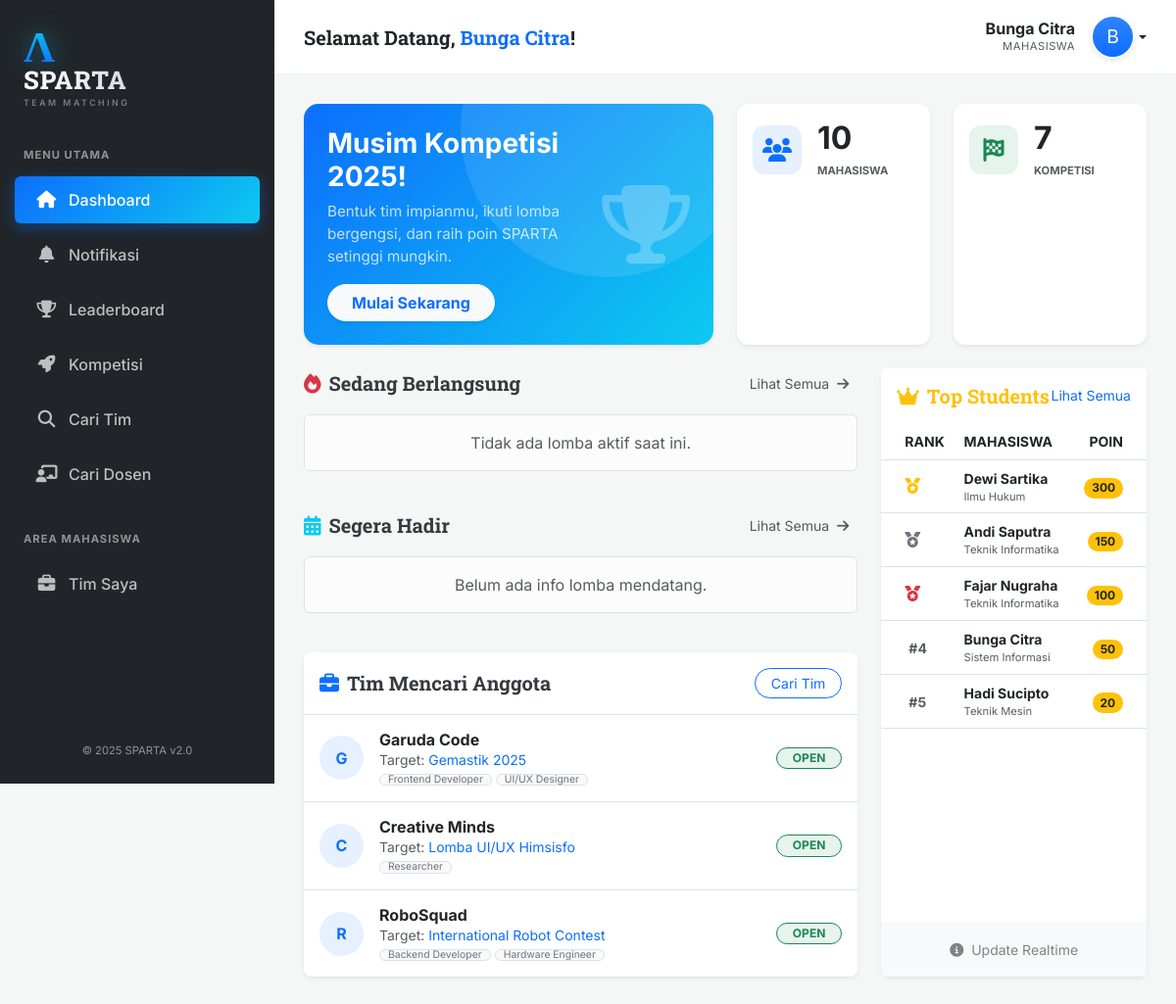
/ (signed in), run on the app's committed database.
### tables this page shows
CREATE TABLE Tim (
    ID_Tim INT AUTO_INCREMENT PRIMARY KEY,
    Nama_Tim VARCHAR(100) NOT NULL,
    Status_Pencarian ENUM('Terbuka', 'Tertutup') DEFAULT 'Terbuka',
    Deskripsi_Tim TEXT,
    Kebutuhan_Role TEXT DEFAULT NULL,  
    ID_Lomba INT NOT NULL,
    ID_Kategori INT DEFAULT NULL,  
    ID_Mahasiswa_Ketua INT NOT NULL,
    ID_Dosen_Pembimbing INT,
    ID_Peringkat INT,
    FOREIGN KEY (ID_Lomba) REFERENCES Lomba(ID_Lomba) ON DELETE CASCADE,
    FOREIGN KEY (ID_Kategori) REFERENCES Kategori_Lomba(ID_Kategori) ON DELETE SET NULL,
    FOREIGN KEY (ID_Mahasiswa_Ketua) REFERENCES Mahasiswa(ID_Mahasiswa),
    FOREIGN KEY (ID_Dosen_Pembimbing) REFERENCES Dosen_Pembimbing(ID_Dosen),
    FOREIGN KEY (ID_Peringkat) REFERENCES Peringkat_Juara(ID_Peringkat)
);

CREATE TABLE Lomba (
    ID_Lomba INT AUTO_INCREMENT PRIMARY KEY,
    Nama_Lomba VARCHAR(200) NOT NULL,
    Deskripsi TEXT,
    Lokasi VARCHAR(100),
    Link_Web VARCHAR(255),
    Tanggal_Mulai DATE,
    Tanggal_Selesai DATE,
    ID_Jenis_Penyelenggara INT,
    ID_Tingkatan INT,
    FOREIGN KEY (ID_Jenis_Penyelenggara) REFERENCES Jenis_Penyelenggara(ID_Jenis),
    FOREIGN KEY (ID_Tingkatan) REFERENCES Tingkatan_Lomba(ID_Tingkatan)
);

CREATE TABLE Mahasiswa (
    ID_Mahasiswa INT AUTO_INCREMENT PRIMARY KEY,
    NIM VARCHAR(20) UNIQUE DEFAULT NULL,
    Nama_Mahasiswa VARCHAR(150) NOT NULL,
    Email VARCHAR(100) UNIQUE NOT NULL,
    Password_Hash VARCHAR(255) NOT NULL,
    Tempat_Lahir VARCHAR(50),
    Tanggal_Lahir DATE,
    Bio TEXT,
    No_HP VARCHAR(20) DEFAULT NULL,
    LinkedIn VARCHAR(255) DEFAULT NULL,
    Total_Poin FLOAT DEFAULT 0,
    ID_Prodi INT DEFAULT NULL,
    Foto_Profil VARCHAR(255) DEFAULT NULL,
    Is_Verified TINYINT(1) DEFAULT 0,
    Verification_Token VARCHAR(255) DEFAULT NULL,
    FOREIGN KEY (ID_Prodi) REFERENCES Prodi(ID_Prodi) ON DELETE SET NULL
);

CREATE TABLE Prodi (
    ID_Prodi INT AUTO_INCREMENT PRIMARY KEY,
    Nama_Prodi VARCHAR(100) NOT NULL,
    ID_Fakultas INT,
    FOREIGN KEY (ID_Fakultas) REFERENCES Fakultas(ID_Fakultas) ON DELETE SET NULL
);

### src/pages/dashboard.php (the view, shortened to what this page needs)
<?php
$sqlActive = "SELECT l.*,
                     GROUP_CONCAT(k.Nama_Kategori SEPARATOR ', ') as Kategori_List,
                     t.Nama_Tingkatan
              FROM Lomba l
              LEFT JOIN Lomba_Kategori lk ON l.ID_Lomba = lk.ID_Lomba
              LEFT JOIN Kategori_Lomba k ON lk.ID_Kategori = k.ID_Kategori
              JOIN Tingkatan_Lomba t ON l.ID_Tingkatan = t.ID_Tingkatan
              WHERE CURDATE() BETWEEN l.Tanggal_Mulai AND l.Tanggal_Selesai
              GROUP BY l.ID_Lomba
              LIMIT 3";
$activeLombas = $pdo->query($sqlActive)->fetchAll();
$sqlUpcoming = "SELECT l.*,
                       GROUP_CONCAT(k.Nama_Kategori SEPARATOR ', ') as Kategori_List,
                       t.Nama_Tingkatan
                FROM Lomba l
                LEFT JOIN Lomba_Kategori lk ON l.ID_Lomba = lk.ID_Lomba
                LEFT JOIN Kategori_Lomba k ON lk.ID_Kategori = k.ID_Kategori
                JOIN Tingkatan_Lomba t ON l.ID_Tingkatan = t.ID_Tingkatan
                WHERE l.Tanggal_Mulai > CURDATE()
                GROUP BY l.ID_Lomba
                ORDER BY l.Tanggal_Mulai ASC
                LIMIT 3";
$upcomingLombas = $pdo->query($sqlUpcoming)->fetchAll();
$sqlTeams = "SELECT t.*, l.Nama_Lomba, m.Nama_Mahasiswa
             FROM Tim t
             JOIN Lomba l ON t.ID_Lomba = l.ID_Lomba
             JOIN Mahasiswa m ON t.ID_Mahasiswa_Ketua = m.ID_Mahasiswa
             WHERE t.Status_Pencarian = 'Terbuka'
             LIMIT 3";
$openTeams = $pdo->query($sqlTeams)->fetchAll();
$sqlRank = "SELECT m.*, p.Nama_Prodi
            FROM Mahasiswa m
            LEFT JOIN Prodi p ON m.ID_Prodi = p.ID_Prodi
            ORDER BY m.Total_Poin DESC LIMIT 5";
$topRanks = $pdo->query($sqlRank)->fetchAll();
$totalMhs = $pdo->query("SELECT COUNT(*) FROM Mahasiswa")->fetchColumn();
$totalLomba = $pdo->query("SELECT COUNT(*) FROM Lomba")->fetchColumn();
?>
<div class="row g-4 mb-4">
    <div class="col-lg-6">
        <div class="card welcome-banner h-100 border-0 shadow-sm p-4 d-flex flex-row align-items-center justify-content-between">
            <div style="z-index: 2;">
                <h3 class="fw-bold mb-2">Musim Kompetisi 2025!</h3>
                <p class="mb-3 opacity-75" style="font-size: 0.95rem;">Bentuk tim impianmu, ikuti lomba bergengsi, dan raih poin SPARTA setinggi mungkin.</p>
                <a href="?page=lomba" class="btn btn-light text-primary fw-bold rounded-pill px-4 shadow-sm">Mulai Sekarang</a>
            </div>
            <div style="z-index: 1;" class="d-none d-sm-block">
                <i class="fas fa-trophy fa-5x text-white opacity-25"></i>
            </div>
        </div>
    </div>
    <div class="col-lg-3 col-6">
        <div class="card stat-card h-100 shadow-sm p-3">
            <div class="d-flex align-items-center">
                <div class="icon-box bg-primary bg-opacity-10 text-primary me-3">
                    <i class="fas fa-users"></i>
                </div>
                <div>
                    <h2 class="mb-0 fw-bold text-dark"><?= number_format($totalMhs) ?></h2>
                    <small class="text-muted text-uppercase fw-bold" style="font-size: 0.7rem;">Mahasiswa</small>
                </div>
            </div>
        </div>
    </div>
    <div class="col-lg-3 col-6">
        <div class="card stat-card h-100 shadow-sm p-3">
            <div class="d-flex align-items-center">
                <div class="icon-box bg-success bg-opacity-10 text-success me-3">
                    <i class="fas fa-flag-checkered"></i>
                </div>
                <div>
                    <h2 class="mb-0 fw-bold text-dark"><?= number_format($totalLomba) ?></h2>
                    <small class="text-muted text-uppercase fw-bold" style="font-size: 0.7rem;">Kompetisi</small>
                </div>
            </div>
        </div>
    </div>
</div>
<div class="row g-4">
    <div class="col-lg-8">
        <div class="d-flex justify-content-between align-items-center mb-3">
            <h5 class="section-title mb-0"><i class="fas fa-fire text-danger me-2"></i>Sedang Berlangsung</h5>
            <a href="?page=lomba&tab=active" class="btn btn-sm btn-link text-decoration-none text-muted">Lihat Semua <i class="fas fa-arrow-right ms-1"></i></a>
        </div>
        <div class="row g-3 mb-4">
            <?php if(empty($activeLombas)): ?>
                <div class="col-12"><div class="alert alert-light border text-muted text-center py-3">Tidak ada lomba aktif saat ini.</div></div>
            <?php endif; ?>
        </div>
        <div class="d-flex justify-content-between align-items-center mb-3">
            <h5 class="section-title mb-0"><i class="fas fa-calendar-alt text-info me-2"></i>Segera Hadir</h5>
            <a href="?page=lomba&tab=upcoming" class="btn btn-sm btn-link text-decoration-none text-muted">Lihat Semua <i class="fas fa-arrow-right ms-1"></i></a>
        </div>
        <div class="row g-3 mb-4">
            <?php if(empty($upcomingLombas)): ?>
                <div class="col-12"><div class="alert alert-light border text-muted text-center py-3">Belum ada info lomba mendatang.</div></div>
            <?php endif; ?>
        </div>
        <div class="card shadow-sm border-0 rounded-3 overflow-hidden">
            <div class="card-header bg-white py-3 border-bottom-0">
                <div class="d-flex justify-content-between align-items-center">
                    <h5 class="section-title mb-0"><i class="fas fa-briefcase text-primary me-2"></i>Tim Mencari Anggota</h5>
                    <a href="?page=tim" class="btn btn-sm btn-outline-primary rounded-pill px-3">Cari Tim</a>
                </div>
            </div>
            <div class="list-group list-group-flush">
                <?php foreach($openTeams as $t): ?>
                <a href="?page=tim&view=detail&id=<?= $t['ID_Tim'] ?>" class="list-group-item list-group-item-action p-3 d-flex align-items-center border-bottom-0 border-top">
                    <div class="me-3">
                        <div class="rounded-circle bg-primary bg-opacity-10 text-primary d-flex align-items-center justify-content-center fw-bold" style="width: 45px; height: 45px;">
                            <?= strtoupper(substr($t['Nama_Tim'], 0, 1)) ?>
                        </div>
                    </div>
                    <div class="flex-grow-1">
                        <h6 class="mb-0 fw-bold text-dark"><?= htmlspecialchars($t['Nama_Tim']) ?></h6>
                        <small class="text-muted d-block mb-1">Target: <span class="text-primary"><?= htmlspecialchars($t['Nama_Lomba']) ?></span></small>
                        <?php if(!empty($t['Kebutuhan_Role'])): ?>
                            <div class="d-flex flex-wrap gap-1">
                                <?php foreach(array_slice(explode(',', $t['Kebutuhan_Role']), 0, 3) as $role): ?>
                                    <span class="badge bg-light text-secondary border fw-normal py-0 px-2" style="font-size: 0.65rem;">
                                        <?= htmlspecialchars(trim($role)) ?>
                                    </span>
                                <?php endforeach; ?>
                            </div>
                        <?php endif; ?>
                    </div>
                    <span class="badge bg-success bg-opacity-10 text-success border border-success rounded-pill px-3 ms-2">OPEN</span>
                </a>
                <?php endforeach; ?>
            </div>
        </div>
    </div>
    <div class="col-lg-4">
        <div class="card shadow-sm border-0 rounded-3 h-100">
            <div class="card-header bg-white py-3 border-bottom-0">
                <div class="d-flex justify-content-between align-items-center">
                    <h5 class="section-title mb-0 text-warning"><i class="fas fa-crown me-2"></i>Top Students</h5>
                    <a href="?page=ranking" class="small text-decoration-none">Lihat Semua</a>
                </div>
            </div>
            <div class="card-body p-0">
                <table class="table table-hover align-middle mb-0">
                    <thead class="bg-light text-muted small text-uppercase">
                        <tr>
                            <th class="ps-4">Rank</th>
                            <th>Mahasiswa</th>
                            <th class="text-end pe-4">Poin</th>
                        </tr>
                    </thead>
                    <tbody>
                        <?php $rank=1; foreach($topRanks as $m): ?>
                        <tr style="cursor: pointer;" onclick="window.location='?page=profile&id=<?= $m['ID_Mahasiswa'] ?>'">
                            <td class="ps-4">
                                <?php if($rank==1): ?><i class="fas fa-medal text-warning"></i>
                                <?php elseif($rank==2): ?><i class="fas fa-medal text-secondary"></i>
                                <?php elseif($rank==3): ?><i class="fas fa-medal text-danger"></i>
                                <?php else: ?><span class="fw-bold text-muted ms-1 small">#<?= $rank ?></span>
                                <?php endif; ?>
                            </td>
                            <td>
                                <div class="fw-bold text-dark small"><?= htmlspecialchars($m['Nama_Mahasiswa']) ?></div>
                                <div class="text-muted" style="font-size: 0.7rem;"><?= $m['Nama_Prodi'] ?></div>
                            </td>
                            <td class="text-end pe-4">
                                <span class="badge bg-warning text-dark rounded-pill"><?= number_format($m['Total_Poin']) ?></span>
                            </td>
                        </tr>
                        <?php $rank++; endforeach; ?>
                    </tbody>
                </table>
            </div>
            <div class="card-footer bg-light text-center border-0 py-3">
                <small class="text-muted opacity-75"><i class="fas fa-info-circle me-1"></i> Update Realtime</small>
            </div>
        </div>
    </div>
</div>

### src/index.php (style rules this page uses)
:root { --primary-gradient: linear-gradient(135deg, #0d6efd, #0dcaf0); --sidebar-bg: #212529; --sidebar-width: 280px; }
body { font-family: 'Inter', sans-serif; background-color: #f4f7f6; }

### src/pages/dashboard.php (style rules this page uses)
.welcome-banner { background: linear-gradient(135deg, #0d6efd, #0dcaf0); color: white; border-radius: 15px; position: relative; overflow: hidden; }
.welcome-banner::after { content: ''; position: absolute; top: -50%; right: -10%; width: 300px; height: 300px; background: rgba(255,255,255,0.1); border-radius: 50%; }
.stat-card { border: none; border-radius: 12px; transition: transform 0.2s, box-shadow 0.2s; }
.icon-box { width: 50px; height: 50px; border-radius: 12px; display: flex; align-items: center; justify-content: center; font-size: 1.5rem; }
.section-title { font-family: 'Roboto Slab', serif; font-weight: 700; color: #343a40; }

### data on the page
tim: Nama_Tim "G", Nama_Tim "Garuda Code", ID_Lomba.Nama_Lomba "Gemastik 2025", Kebutuhan_Role "Frontend Developer", Kebutuhan_Role "UI/UX Designer"
tim: Nama_Tim "C", Nama_Tim "Creative Minds", ID_Lomba.Nama_Lomba "Lomba UI/UX Himsisfo", Kebutuhan_Role "Researcher"
tim: Nama_Tim "R", Nama_Tim "RoboSquad", ID_Lomba.Nama_Lomba "International Robot Contest", Kebutuhan_Role "Backend Developer", Kebutuhan_Role "Hardware Engineer"
mahasiswa: Nama_Mahasiswa "Dewi Sartika", ID_Prodi.Nama_Prodi "Ilmu Hukum", Total_Poin "300"
mahasiswa: Nama_Mahasiswa "Andi Saputra", ID_Prodi.Nama_Prodi "Teknik Informatika", Total_Poin "150"
mahasiswa: Nama_Mahasiswa "Fajar Nugraha", ID_Prodi.Nama_Prodi "Teknik Informatika", Total_Poin "100"
mahasiswa: Nama_Mahasiswa "Bunga Citra", ID_Prodi.Nama_Prodi "Sistem Informasi", Total_Poin "50"
mahasiswa: Nama_Mahasiswa "Hadi Sucipto", ID_Prodi.Nama_Prodi "Teknik Mesin", Total_Poin "20"

### other printed values
$namaUser "Bunga Citra"
substr($namaUser, 0, 1) "B"
$totalMhs "10"
$totalLomba "7"
